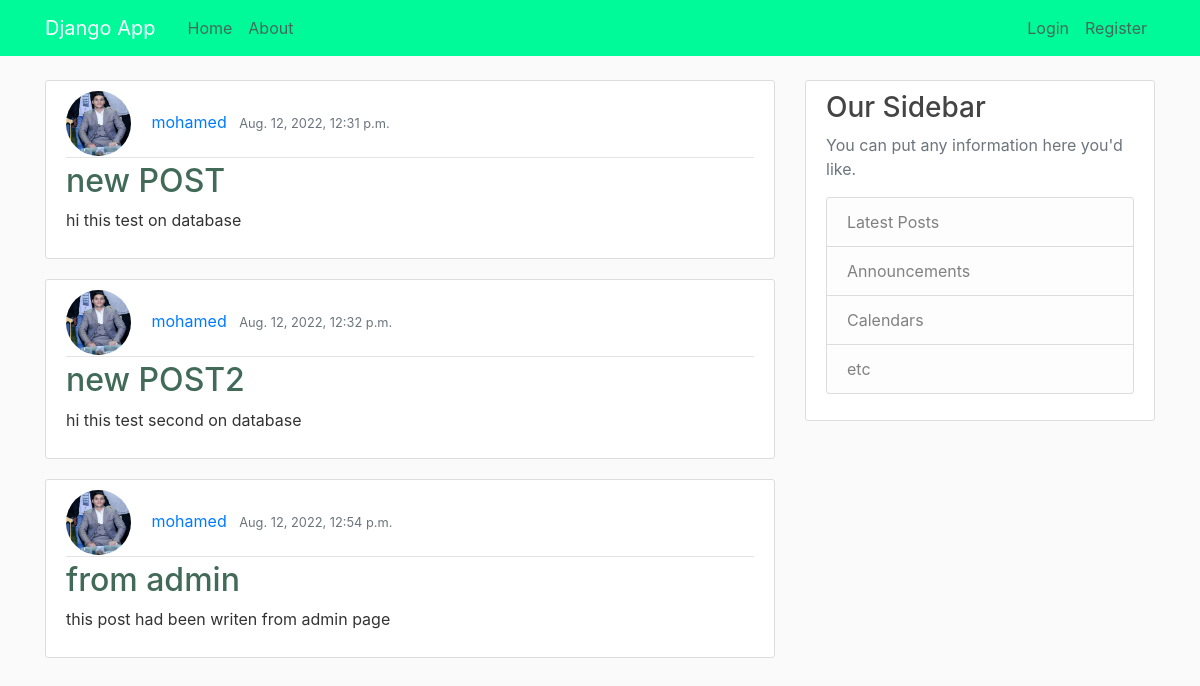
Screenshot of /user/mohamed with the database file from the repository.
### app1/models.py (models this page shows, shortened)
class Post(models.Model):
    title=models.CharField(max_length=100)
    content=models.TextField()
    date=models.DateTimeField(default=timezone.now)
    auther=models.ForeignKey(User,on_delete=models.CASCADE)

### userapp/models.py (models this page shows, shortened)
class profile(models.Model):
    user= models.OneToOneField(User,on_delete=models.CASCADE)
    image=models.ImageField(default='defualt.jpg',upload_to='profile_pics')

### app1/views.py (the view)
# urls.py: path('user/<username>', userpostListView.as_view(),name='user_posts'),
class userpostListView(ListView):
    model = Post
    template_name = "app/user_posts.html"
    context_object_name = 'posts'
    ordering = ['-date']
    def get_queryset(self):
        user = get_object_or_404(User ,username=self.kwargs.get('username'))
        return Post.objects.filter(auther=user)

### app1/templates/app/user_posts.html
{% extends 'app/base.html'%}
{% block content%}
    {% for post in posts  %}
        <article class="media content-section">
             <div class="media-body">
             <div class="article-metadata">
                 <img class="rounded-circle article-img "  src="{{ post.auther.profile.image.url }}">
                   <a class="mr-2" href="#">{{ post.auther }}</a>
                 <small class="text-muted">{{ post.date}}</small>
                </div>
                 <h2><a class="article-title" href="{% url 'post_detail' post.id %}">{{ post.title }}</a></h2>
                 <p class="article-content">{{ post.content }}</p>
            </div>
        </article>
    {% endfor %}
{%endblock content%}

### app1/templates/app/base.html (shortened to what this page needs)
{% load static%}
<!DOCTYPE html>
<html lang="en">
<head>
    <link rel="stylesheet" href="https://cdn.jsdelivr.net/npm/bootstrap@4.3.1/dist/css/bootstrap.min.css">
    <link rel="stylesheet" type="text/css"  href="{% static 'app/main.css'%}">
</head>
<body>
<header class="site-header">
  <nav class="navbar navbar-expand-md navbar-dark bg-steel fixed-top">
    <div class="container">
      <a class="navbar-brand mr-4" href="/">Django App </a>
      <div class="collapse navbar-collapse" id="navbarToggle">
        <div class="navbar-nav mr-auto">
          <a class="nav-item nav-link" href="{% url 'app_home'%}">Home</a>
          <a class="nav-item nav-link" href="{% url 'app1_about'%}">About</a>
        </div>
        <div class="navbar-nav">
          {% if user.is_authenticated %}
          <a class="nav-item nav-link" href="{% url 'logout'%}">Logout</a>
          <a class="nav-item nav-link" href="{% url 'profile'%}">Profile</a>
          <a class="nav-item nav-link" href="{% url 'post_create'%}">New post</a>
          {% else%}
          <a class="nav-item nav-link" href="{% url 'login'%}">Login</a>
          <a class="nav-item nav-link" href="{% url 'user_register'%}">Register</a>
          {%endif%}
        </div>
      </div>
    </div>
  </nav>
</header>
<main role="main" class="container">
  <div class="row">
    <div class="col-md-8">
      {% block content %}{% endblock %}
    </div>
    <div class="col-md-4">
      <div class="content-section">
        <h3>Our Sidebar</h3>
        <p class='text-muted'>You can put any information here you'd like.
          <ul class="list-group">
            <li class="list-group-item list-group-item-light">Latest Posts</li>
            <li class="list-group-item list-group-item-light">Announcements</li>
            <li class="list-group-item list-group-item-light">Calendars</li>
            <li class="list-group-item list-group-item-light">etc</li>
          </ul>
        </p>
      </div>
    </div>
  </div>
</main>
</body>
</html>

### app1/static/app/main.css (style rules this page uses)
body { background: #fafafa; color: #333333; margin-top: 5rem; }
h1, h2, h3, h4, h5, h6 { color: #444444; }
ul { margin: 0; }
.bg-steel { background-color:#00FA9A; }
.site-header .navbar-nav .nav-link { color: #416a59 ; }
.content-section { background: #ffffff; padding: 10px 20px; border: 1px solid #dddddd; border-radius: 3px; margin-bottom: 20px; }
.article-title { color: #416a59 ; }
.article-content { white-space: pre-line; }
.article-img { height: 65px; width: 65px; margin-right: 16px; }
.article-metadata { padding-bottom: 1px; margin-bottom: 4px; border-bottom: 1px solid #e3e3e3 }

### rows the page displays
Post: auther.profile.image (picture), auther "mohamed", date "Aug. 12, 2022, 12:31 p.m.", title "new POST", content "hi this test on database"
Post: auther.profile.image (picture), auther "mohamed", date "Aug. 12, 2022, 12:32 p.m.", title "new POST2", content "hi this test second on database"
Post: auther.profile.image (picture), auther "mohamed", date "Aug. 12, 2022, 12:54 p.m.", title "from admin", content "this post had been writen from admin page"
